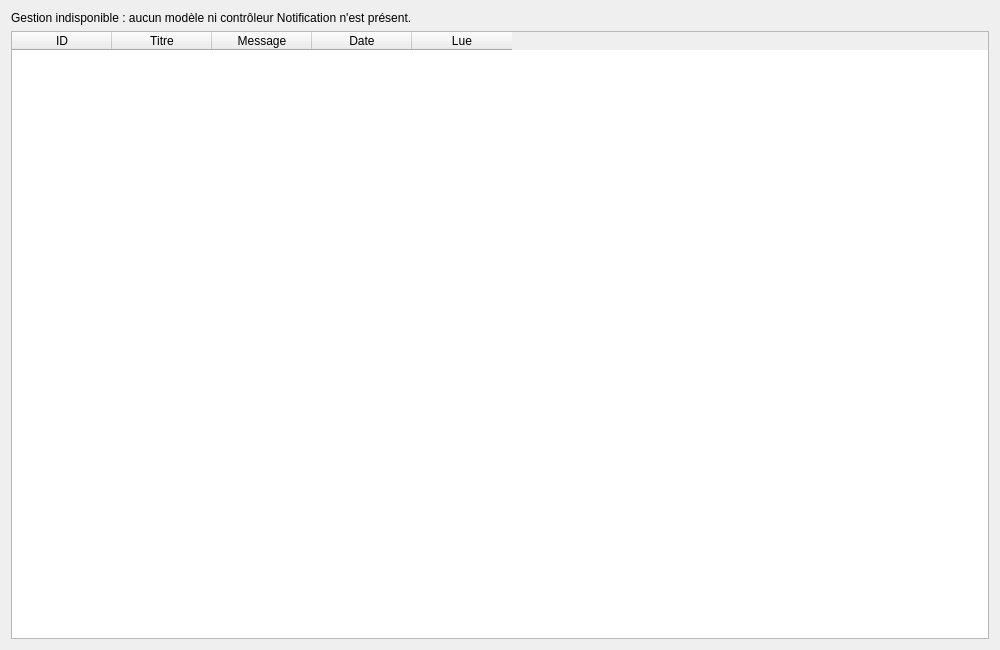
<?xml version="1.0" encoding="UTF-8"?>
<ui version="4.0">
 <class>NotificationForm</class>
 <widget class="QWidget" name="NotificationForm">
  <property name="geometry"><rect><x>0</x><y>0</y><width>1000</width><height>650</height></rect></property>
  <property name="windowTitle"><string>Notifications</string></property>
  <layout class="QVBoxLayout" name="verticalLayout">
   <item><widget class="QLabel" name="lblBackendNotification"><property name="text"><string>Gestion indisponible : aucun modèle ni contrôleur Notification n'est présent.</string></property><property name="wordWrap"><bool>true</bool></property></widget></item>
   <item>
    <widget class="QTableWidget" name="tableNotifications">
     <property name="columnCount"><number>5</number></property>
     <column><property name="text"><string>ID</string></property></column>
     <column><property name="text"><string>Titre</string></property></column>
     <column><property name="text"><string>Message</string></property></column>
     <column><property name="text"><string>Date</string></property></column>
     <column><property name="text"><string>Lue</string></property></column>
    </widget>
   </item>
  </layout>
 </widget>
 <resources/>
 <connections/>
</ui>
